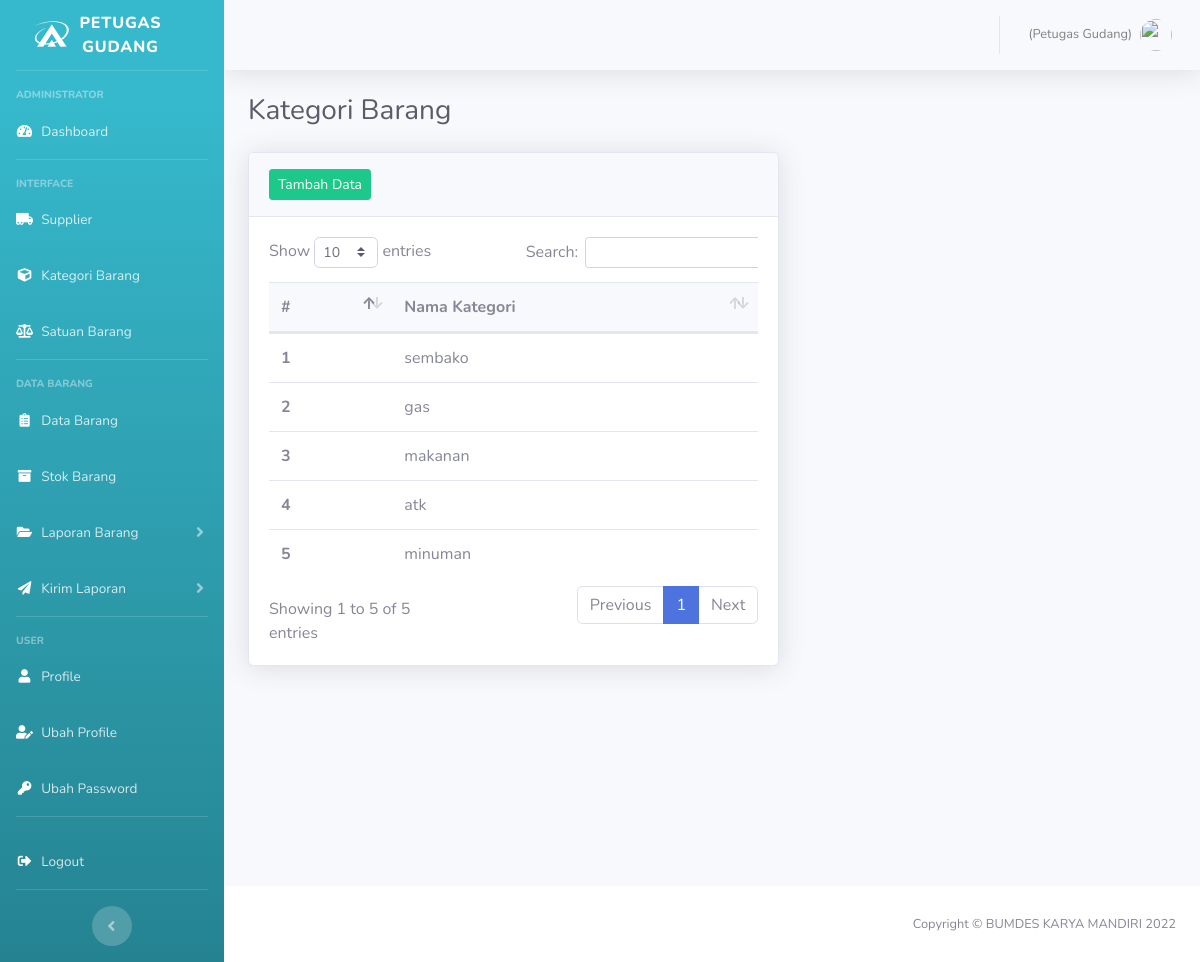
Page /index.php/data_master/kategori on the committed database.
### tables this page shows
CREATE TABLE `kategori_barang` (
  `id_kategori` int(11) NOT NULL,
  `nama_kategori` varchar(100) NOT NULL,
  `deleted_at` datetime DEFAULT NULL
);

### application/controllers/Data_master.php (called while the page is built, shortened)
<?php
class Data_master extends CI_Controller
{
    public function __construct()
    {
        $this->load->model('M_Kategori');
        $this->load->library('form_validation');
    }
    public function kategori()
    {
        $data['title'] = 'Kategori Barang';
        $data['user'] = $this->db->get_where('user', ['email' => $this->session->userdata('email')])->row_array();
        $data['rows'] = $this->db->get_where('kategori_barang', ['deleted_at' => NULL])->result();
        $this->load->view('templates/header', $data);
        $this->load->view('templates/sidebar_petugas_gudang', $data);
        $this->load->view('data-master/kategori_barang', $data);
        $this->load->view('templates/footer');
    }
}

### index.php (called while the page is built, shortened)
<?php
require_once BASEPATH.'core/CodeIgniter.php';

### application/views/data-master/kategori_barang.php (the view, shortened to what this page needs)
<div class="container-fluid">
    <h1 class="h3 mb-4 text-gray-800"><?= $title; ?></h1>
    <div class="row">
        <div class="col-md-7">
            <div class="card shadow mb-4">
                <div class="card-header py-3">
                    <a href="" class="btn btn-success btn-sm newSatuanModalButton" data-toggle="modal" data-target="#newSatuanModal">Tambah Data</a>
                </div>
                <div class="card-body">
                    <div class="table-responsive">
                        <table class="table table-hover" id="dataTable" width="100%" cellspacing="0">
                            <thead class="bg-light">
                                <tr>
                                    <th scope="col">#</th>
                                    <th scope="col">Nama Kategori</th>
                                </tr>
                            </thead>
                            <tbody>
                                <?php
                                $count = 0;
                                foreach ($rows as $row) :
                                    $count = $count + 1;
                                ?>
                                    <tr>
                                        <th scope=" row"><?= $count ?></th>
                                        <td><?= $row->nama_kategori ?></td>
                                    </tr>
                                <?php endforeach; ?>
                            </tbody>
                        </table>
                    </div>
                </div>
            </div>
        </div>
    </div>
</div>

### rows in the picture
kategori_barang: nama_kategori "sembako"
kategori_barang: nama_kategori "gas"
kategori_barang: nama_kategori "makanan"
kategori_barang: nama_kategori "atk"
kategori_barang: nama_kategori "minuman"

### other values in the picture
$title "Kategori Barang"
